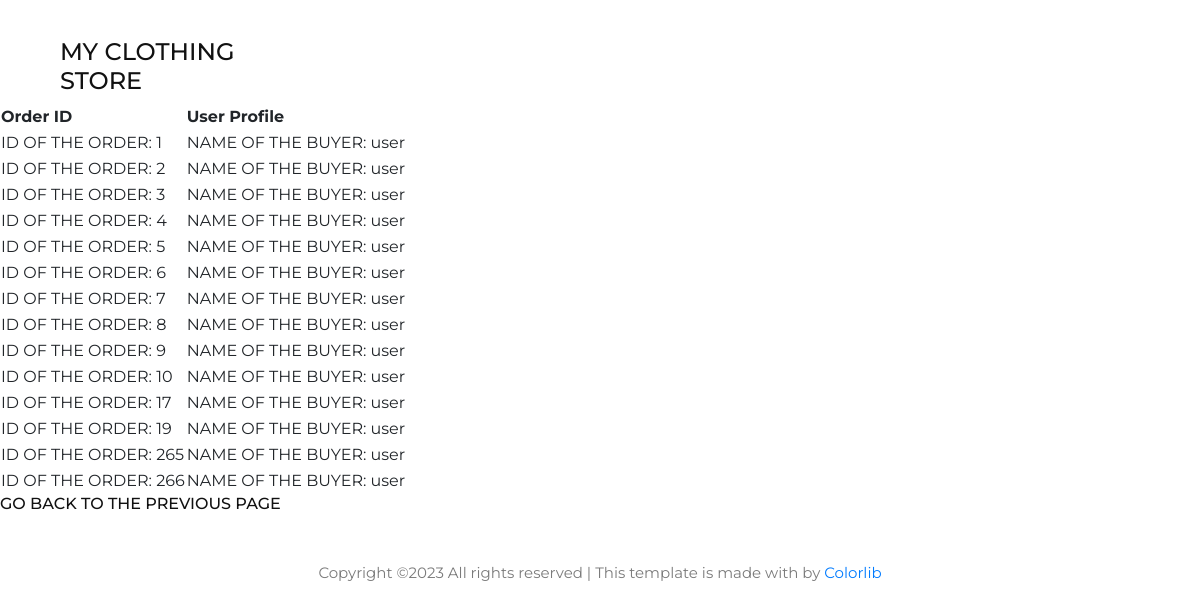
/order/ (signed in), run on the app's committed database.
### cart/models.py (models this page shows, shortened)
class Order(models.Model):
    user_profile = models.ForeignKey(UserProfile, on_delete=models.CASCADE)
    cart = models.ForeignKey(Cart, on_delete=models.CASCADE)
    cart_items = models.ManyToManyField(CartItem)
    created_at = models.DateTimeField(auto_now_add=True)

class UserProfile(models.Model):
    user = models.OneToOneField(User, on_delete=models.CASCADE)
    def __str__(self):
        return self.user.username

### cart/views.py (the view)
# urls.py: path('order/', views.orders, name='order'),
@login_required
def orders(request):
    user_profile = UserProfile.objects.get(user=request.user)
    orders = Order.objects.filter(user_profile=user_profile)
    cart = Cart.objects.get(user=request.user)
    cart_items = CartItem.objects.filter(cart=cart)
    context = {
        'orders': orders,
        'cart_items':cart_items
    }
    return render(request, 'order.html', context)

### templates/order.html (shortened to what this page needs)
{% extends 'basenew.html' %}
{% load static %}
{% block content %}
  <table>
    <thead>
      <tr>
        <th>Order ID</th>
        <th>User Profile</th>
      </tr>
    </thead>
    <tbody>
      {% for order in orders %}
        <tr>
          <td>ID OF THE ORDER:   {{ order.id }}</td>
          <td>NAME OF THE BUYER:  {{ order.user_profile }}</td>
        </tr>
      {% endfor %}
    </tbody>
  </table>
  <h6>GO BACK TO THE PREVIOUS PAGE </h6>
{% endblock %}

### static/css/style.css (style rules this page uses)
html, body { height: 100%; font-family: "Montserrat", sans-serif; -webkit-font-smoothing: antialiased; font-smoothing: antialiased; background: none; }
h1, h2, h3, h4, h5, h6 { margin: 0; color: #111111; font-weight: 500; font-family: "Montserrat", sans-serif; }
h6 { font-size: 16px; }

### data on the page
Order: id "1", user_profile "user"
Order: id "2", user_profile "user"
Order: id "3", user_profile "user"
Order: id "4", user_profile "user"
Order: id "5", user_profile "user"
Order: id "6", user_profile "user"
Order: id "7", user_profile "user"
Order: id "8", user_profile "user"
Order: id "9", user_profile "user"
Order: id "10", user_profile "user"
Order: id "17", user_profile "user"
Order: id "19", user_profile "user"
Order: id "265", user_profile "user"
Order: id "266", user_profile "user"
